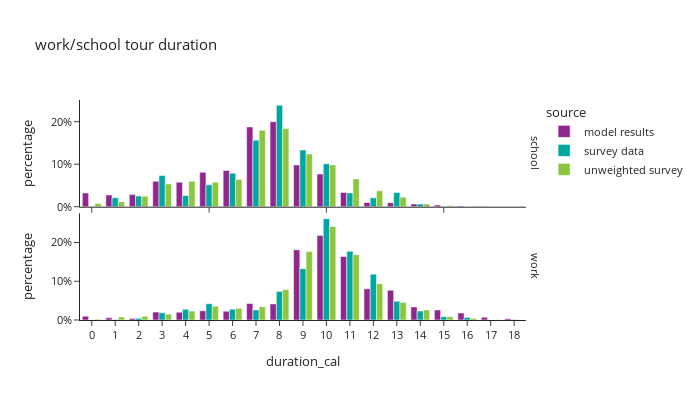

Notebook code cell kept with this figure:
### Code cell
ws_tour_data['duration_cal'] = ws_tour_data['end'] - ws_tour_data['start']

df_plot = ws_tour_data.groupby(['source','tour_type','duration_cal'])[['trip_weight_2017_2019']].sum().reset_index()
df_plot['percentage'] = df_plot.groupby(['tour_type','source'], group_keys=False)['trip_weight_2017_2019']. \
    apply(lambda x: x / float(x.sum()))

fig = px.bar(df_plot, x="duration_cal", y="percentage", color="source",barmode="group",
             facet_row='tour_type',
             title="work/school tour duration")
fig.for_each_annotation(lambda a: a.update(text = a.text.split("=")[-1]))
fig.update_layout(height=400, width=700, font=dict(size=11), yaxis1=dict(tickformat=".0%"), yaxis2=dict(tickformat=".0%", matches=None), xaxis=dict(dtick="1"))
fig.show()

### Figure 1 — Plotly figure (JSON) as saved in the notebook; plotly's stock layout.template omitted (floating-point values rounded to 4 significant figures)
{"data": [{"alignmentgroup": "True", "hovertemplate": "source=model results<br>tour_type=school<br>duration_cal=%{x}<br>percentage=%{y}<extra></extra>", "legendgroup": "model results", "marker": {"color": "#91268F", "pattern": {"shape": ""}}, "name": "model results", "offsetgroup": "model results", "orientation": "v", "showlegend": true, "textposition": "auto", "type": "bar", "x": [0.0, 1.0, 2.0, 3.0, 4.0, 5.0, 6.0, 7.0, 8.0, 9.0, 10.0, 11.0, 12.0, 13.0, 14.0, 15.0, 16.0, 17.0, 18.0], "xaxis": "x2", "y": [0.03209, 0.02758, 0.02845, 0.05979, 0.0577, 0.08088, 0.08528, 0.1878, 0.2001, 0.0983, 0.07682, 0.03352, 0.01, 0.009256, 0.006396, 0.00386, 0.001801, 0.0003522, 2.383e-05], "yaxis": "y2"}, {"alignmentgroup": "True", "hovertemplate": "source=model results<br>tour_type=work<br>duration_cal=%{x}<br>percentage=%{y}<extra></extra>", "legendgroup": "model results", "marker": {"color": "#91268F", "pattern": {"shape": ""}}, "name": "model results", "offsetgroup": "model results", "orientation": "v", "showlegend": false, "textposition": "auto", "type": "bar", "x": [0.0, 1.0, 2.0, 3.0, 4.0, 5.0, 6.0, 7.0, 8.0, 9.0, 10.0, 11.0, 12.0, 13.0, 14.0, 15.0, 16.0, 17.0, 18.0], "xaxis": "x", "y": [0.01, 0.005619, 0.003996, 0.02039, 0.02031, 0.0238, 0.02287, 0.04251, 0.04158, 0.1811, 0.2184, 0.1642, 0.0805, 0.07695, 0.03367, 0.02593, 0.0179, 0.00707, 0.003245], "yaxis": "y"}, {"alignmentgroup": "True", "hovertemplate": "source=survey data<br>tour_type=school<br>duration_cal=%{x}<br>percentage=%{y}<extra></extra>", "legendgroup": "survey data", "marker": {"color": "#00A7A0", "pattern": {"shape": ""}}, "name": "survey data", "offsetgroup": "survey data", "orientation": "v", "showlegend": true, "textposition": "auto", "type": "bar", "x": [0.0, 1.0, 2.0, 3.0, 4.0, 5.0, 6.0, 7.0, 8.0, 9.0, 10.0, 11.0, 12.0, 13.0, 14.0, 15.0, 16.0], "xaxis": "x2", "y": [0.0004276, 0.02105, 0.02514, 0.07365, 0.02625, 0.05148, 0.07893, 0.1566, 0.2386, 0.1333, 0.1009, 0.03247, 0.02081, 0.0333, 0.006324, 0.0005855, 0.0001564], "yaxis": "y2"}, {"alignmentgroup": "True", "hovertemplate": "source=survey data<br>tour_type=work<br>duration_cal=%{x}<br>percentage=%{y}<extra></extra>", "legendgroup": "survey data", "marker": {"color": "#00A7A0", "pattern": {"shape": ""}}, "name": "survey data", "offsetgroup": "survey data", "orientation": "v", "showlegend": false, "textposition": "auto", "type": "bar", "x": [0.0, 1.0, 2.0, 3.0, 4.0, 5.0, 6.0, 7.0, 8.0, 9.0, 10.0, 11.0, 12.0, 13.0, 14.0, 15.0, 16.0, 17.0, 18.0], "xaxis": "x", "y": [0.0002976, 0.001346, 0.004404, 0.01859, 0.02754, 0.04216, 0.02759, 0.02609, 0.07356, 0.1326, 0.2616, 0.1774, 0.1184, 0.04857, 0.02316, 0.008709, 0.006547, 1.868e-06, 0.001396], "yaxis": "y"}, {"alignmentgroup": "True", "hovertemplate": "source=unweighted survey<br>tour_type=school<br>duration_cal=%{x}<br>percentage=%{y}<extra></extra>", "legendgroup": "unweighted survey", "marker": {"color": "#8CC63E", "pattern": {"shape": ""}}, "name": "unweighted survey", "offsetgroup": "unweighted survey", "orientation": "v", "showlegend": true, "textposition": "auto", "type": "bar", "x": [0.0, 1.0, 2.0, 3.0, 4.0, 5.0, 6.0, 7.0, 8.0, 9.0, 10.0, 11.0, 12.0, 13.0, 14.0, 15.0, 16.0], "xaxis": "x2", "y": [0.007487, 0.01176, 0.0246, 0.05348, 0.05989, 0.05775, 0.06417, 0.1797, 0.184, 0.1241, 0.0984, 0.06524, 0.03743, 0.02246, 0.006417, 0.002139, 0.00107], "yaxis": "y2"}, {"alignmentgroup": "True", "hovertemplate": "source=unweighted survey<br>tour_type=work<br>duration_cal=%{x}<br>percentage=%{y}<extra></extra>", "legendgroup": "unweighted survey", "marker": {"color": "#8CC63E", "pattern": {"shape": ""}}, "name": "unweighted survey", "offsetgroup": "unweighted survey", "orientation": "v", "showlegend": false, "textposition": "auto", "type": "bar", "x": [0.0, 1.0, 2.0, 3.0, 4.0, 5.0, 6.0, 7.0, 8.0, 9.0, 10.0, 11.0, 12.0, 13.0, 14.0, 15.0, 16.0, 17.0, 18.0], "xaxis": "x", "y": [0.001783, 0.007669, 0.009452, 0.01516, 0.02301, 0.03531, 0.03014, 0.03442, 0.07847, 0.1766, 0.2413, 0.1685, 0.09381, 0.04512, 0.02604, 0.008382, 0.00428, 0.0003567, 0.0001783], "yaxis": "y"}], "layout": {"annotations": [{"font": {}, "showarrow": false, "text": "work", "textangle": 90, "x": 0.98, "xanchor": "left", "xref": "paper", "y": 0.2425, "yanchor": "middle", "yref": "paper"}, {"font": {}, "showarrow": false, "text": "school", "textangle": 90, "x": 0.98, "xanchor": "left", "xref": "paper", "y": 0.7575, "yanchor": "middle", "yref": "paper"}], "barmode": "group", "font": {"size": 11}, "height": 400, "legend": {"title": {"text": "source"}, "tracegroupgap": 0}, "title": {"text": "work/school tour duration"}, "width": 700, "xaxis": {"anchor": "y", "domain": [0.0, 0.98], "dtick": "1", "title": {"text": "duration_cal"}}, "xaxis2": {"anchor": "y2", "domain": [0.0, 0.98], "matches": "x", "showticklabels": false}, "yaxis": {"anchor": "x", "domain": [0.0, 0.485], "tickformat": ".0%", "title": {"text": "percentage"}}, "yaxis2": {"anchor": "x2", "domain": [0.515, 1.0], "tickformat": ".0%", "title": {"text": "percentage"}}}}
